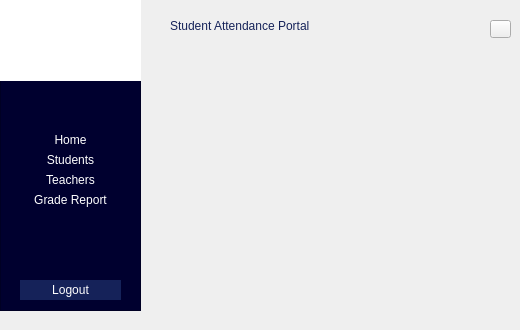
    <widget class="QWidget" name="page_Student_Attendance">
     <widget class="QLabel" name="label_8">
      <property name="geometry">
       <rect>
        <x>170</x>
        <y>10</y>
        <width>311</width>
        <height>31</height>
       </rect>
      </property>
      <property name="styleSheet">
       <string notr="true">color:rgba(21,34,89,255);
font: 700 20pt &quot;Calibri&quot;;
border-with:0px;
border-style:none;
qproperty-alignment:AlignCenter;</string>
      </property>
      <property name="text">
       <string>Student Attendance Portal</string>
      </property>
     </widget>
     <widget class="QFrame" name="frame_12">
      <property name="geometry">
       <rect>
        <x>0</x>
        <y>-10</y>
        <width>141</width>
        <height>321</height>
       </rect>
      </property>
      <property name="styleSheet">
       <string notr="true">background-color: rgb(0, 0, 47);</string>
      </property>
      <property name="frameShape">
       <enum>QFrame::Shape::StyledPanel</enum>
      </property>
      <property name="frameShadow">
       <enum>QFrame::Shadow::Raised</enum>
      </property>
      <widget class="QPushButton" name="pushButton_10">
       <property name="geometry">
        <rect>
         <x>20</x>
         <y>140</y>
         <width>101</width>
         <height>20</height>
        </rect>
       </property>
       <property name="styleSheet">
        <string notr="true">border-radius:0px;
color:white;
font: 700 10pt &quot;Calibri&quot;;
</string>
       </property>
       <property name="text">
        <string>Home</string>
       </property>
      </widget>
      <widget class="QPushButton" name="pushButton_25">
       <property name="geometry">
        <rect>
         <x>20</x>
         <y>200</y>
         <width>101</width>
         <height>20</height>
        </rect>
       </property>
       <property name="styleSheet">
        <string notr="true">border-radius:0px;
color:white;
font: 700 10pt &quot;Calibri&quot;;
</string>
       </property>
       <property name="text">
        <string>Grade Report</string>
       </property>
      </widget>
      <widget class="QPushButton" name="pushButton_26">
       <property name="geometry">
        <rect>
         <x>20</x>
         <y>290</y>
         <width>101</width>
         <height>20</height>
        </rect>
       </property>
       <property name="styleSheet">
        <string notr="true">background-color: rgb(21, 34, 89,255);
color:white;
font: 700 10pt &quot;Calibri&quot;;
border-color: rgb(21, 34, 89);
border-radius:0;
border-style:none;</string>
       </property>
       <property name="text">
        <string>Logout</string>
       </property>
      </widget>
      <widget class="QLabel" name="label_36">
       <property name="geometry">
        <rect>
         <x>0</x>
         <y>0</y>
         <width>141</width>
         <height>91</height>
        </rect>
       </property>
       <property name="styleSheet">
        <string notr="true">background-color: rgb(255, 255, 255);</string>
       </property>
       <property name="text">
        <string/>
       </property>
       <property name="pixmap">
        <pixmap resource="school-logo.qrc">:/school-logo/new/prefix1/images/School Logo.jpeg</pixmap>
       </property>
       <property name="scaledContents">
        <bool>true</bool>
       </property>
      </widget>
      <widget class="QPushButton" name="pushButton_24">
       <property name="geometry">
        <rect>
         <x>20</x>
         <y>160</y>
         <width>101</width>
         <height>20</height>
        </rect>
       </property>
       <property name="styleSheet">
        <string notr="true">border-radius:0px;
color:white;
font: 700 10pt &quot;Calibri&quot;;
</string>
       </property>
       <property name="text">
        <string>Students</string>
       </property>
      </widget>
      <widget class="QPushButton" name="pushButton_48">
       <property name="geometry">
        <rect>
         <x>20</x>
         <y>180</y>
         <width>101</width>
         <height>20</height>
        </rect>
       </property>
       <property name="styleSheet">
        <string notr="true">border-radius:0px;
color:white;
font: 700 10pt &quot;Calibri&quot;;
</string>
       </property>
       <property name="text">
        <string>Teachers</string>
       </property>
      </widget>
     </widget>
     <widget class="QPushButton" name="pushButton_14">
      <property name="geometry">
       <rect>
        <x>490</x>
        <y>20</y>
        <width>21</width>
        <height>18</height>
       </rect>
      </property>
      <property name="styleSheet">
       <string notr="true"/>
      </property>
      <property name="text">
       <string/>
      </property>
      <property name="icon">
       <iconset resource="Profile-logo.qrc">
        <normaloff>:/Profile-logo/new/prefix1/images/Profile icon.png</normaloff>:/Profile-logo/new/prefix1/images/Profile icon.png</iconset>
      </property>
     </widget>
    </widget>
